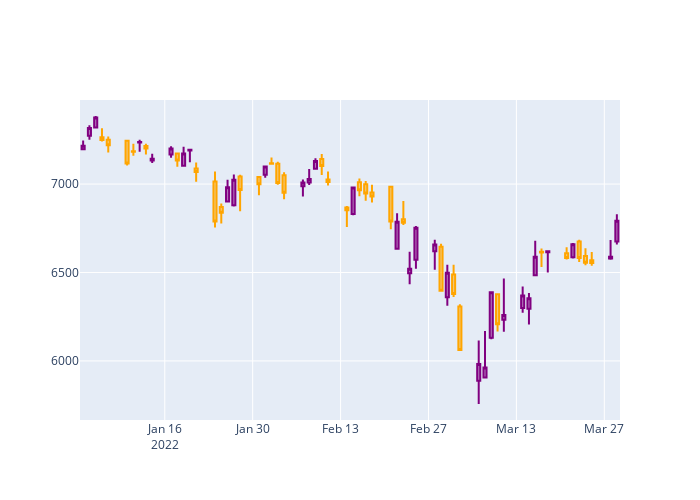

Here is the notebook cell this chart was saved with:
### Markdown cell above
## Candlestick with custom colors

Once we've opened our dataset, we'll now **create the graph**. We have to **specify which column to use** for opening, closing etc. 

In order to **change the colors**, we need to add the `increasing_line_color` and `decreasing_line_color` arguments with the desired colors.

### Code cell
fig = go.Figure(data=[go.Candlestick(
                x = stock_data.index, # date values
                open = stock_data['Open'],
                high = stock_data['High'],
                low = stock_data['Low'],
                close = stock_data['Close'],
                increasing_line_color = 'purple',
                decreasing_line_color = 'orange')])

# Mask a default range slider
fig.update_layout(xaxis_rangeslider_visible=False)

# Set layout size
fig.update_layout(
    autosize=False,
    width=700,
    height=500)
